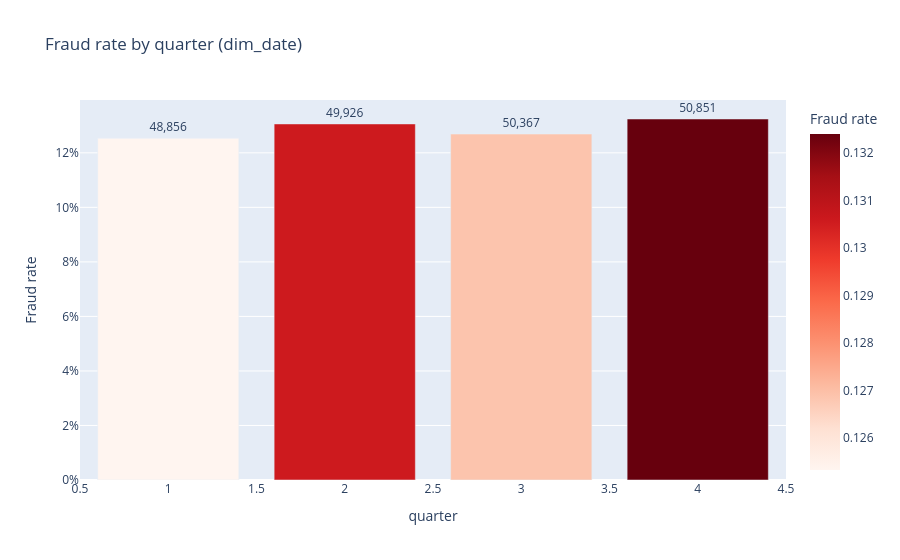

The code cell stored with this chart in its notebook:
### Markdown cell above
## Fraud rate by quarter (dim_date)

### Code cell
fraud_rate_bar("quarter", "Fraud rate by quarter (dim_date)")

### Figure 1 — Plotly figure (JSON) as saved in the notebook; plotly's stock layout.template omitted (floating-point values rounded to 4 significant figures)
{"data": [{"hovertemplate": "quarter=%{x}<br>Fraud rate=%{marker.color}<br>n=%{text}<extra></extra>", "legendgroup": "", "marker": {"color": [0.1324, 0.1306, 0.1269, 0.1253], "coloraxis": "coloraxis", "pattern": {"shape": ""}}, "name": "", "orientation": "v", "showlegend": false, "text": [50850.0, 49930.0, 50370.0, 48860.0], "textposition": "outside", "texttemplate": "%{text:,}", "type": "bar", "x": [4, 2, 3, 1], "xaxis": "x", "y": [0.1324, 0.1306, 0.1269, 0.1253], "yaxis": "y"}], "layout": {"barmode": "relative", "coloraxis": {"autocolorscale": false, "colorbar": {"title": {"text": "Fraud rate"}}, "colorscale": [[0.0, "rgb(255,245,240)"], [0.125, "rgb(254,224,210)"], [0.25, "rgb(252,187,161)"], [0.375, "rgb(252,146,114)"], [0.5, "rgb(251,106,74)"], [0.625, "rgb(239,59,44)"], [0.75, "rgb(203,24,29)"], [0.875, "rgb(165,15,21)"], [1.0, "rgb(103,0,13)"]]}, "legend": {"tracegroupgap": 0}, "title": {"text": "Fraud rate by quarter (dim_date)"}, "xaxis": {"anchor": "y", "domain": [0.0, 1.0], "title": {"text": "quarter"}}, "yaxis": {"anchor": "x", "domain": [0.0, 1.0], "tickformat": ".0%", "title": {"text": "Fraud rate"}}}}
